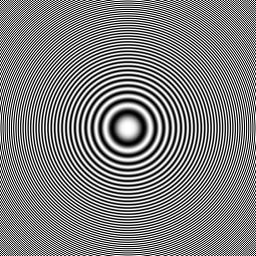
%> input picture Multifocus Image Fusion using DTCWT, Curvelet Transform and NSCT Transform/MATLAB Codes/NSCT current folder files/nsct toolbox/zoneplate.png, 256 x 256 px
$ octave Curvelet_Fusion_Multi_.m   (GNU Octave 9; MATLAB toolbox functions it lacks are replaced by stand-ins)
%> lines starting %> are read from the running program, lines starting %| are printed output that depends on the picture
### Multifocus Image Fusion using DTCWT, Curvelet Transform and NSCT Transform/MATLAB Codes/Curvelet current folder files/fdct_wrapping.m
function C = fdct_wrapping(x, is_real, finest, nbscales, nbangles_coarse)

% fdct_wrapping.m - Fast Discrete Curvelet Transform via wedge wrapping - Version 1.0
%
% Inputs
%   x           M-by-N matrix
%
% Optional Inputs
%   is_real     Type of the transform
%                   0: complex-valued curvelets
%                   1: real-valued curvelets
%               [default set to 0]
%   finest      Chooses one of two possibilities for the coefficients at the
%               finest level:
%                   1: curvelets
%                   2: wavelets
%               [default set to 2]
%   nbscales    number of scales including the coarsest wavelet level
%               [default set to ceil(log2(min(M,N)) - 3)]
%   nbangles_coarse
%               number of angles at the 2nd coarsest level, minimum 8,
%               must be a multiple of 4. [default set to 16]
%
% Outputs
%   C           Cell array of curvelet coefficients.
%               C{j}{l}(k1,k2) is the coefficient at
%                   - scale j: integer, from finest to coarsest scale,
%                   - angle l: integer, starts at the top-left corner and
%                   increases clockwise,
%                   - position k1,k2: both integers, size varies with j
%                   and l.
%               If is_real is 1, there are two types of curvelets,
%               'cosine' and 'sine'. For a given scale j, the 'cosine'
%               coefficients are stored in the first two quadrants (low
%               values of l), the 'sine' coefficients in the last two
%               quadrants (high values of l).
%
% See also ifdct_wrapping.m, fdct_wrapping_param.m
%
% By Laurent Demanet, 2004

X = fftshift(fft2(ifftshift(x)))/sqrt(prod(size(x)));
[N1,N2] = size(X);
if nargin < 2, is_real = 0; end;
if nargin < 3, finest = 2; end;
if nargin < 4, nbscales = ceil(log2(min(N1,N2)) - 3); end;
if nargin < 5, nbangles_coarse = 16; end;

% Initialization: data structure
nbangles = [1, nbangles_coarse .* 2.^(ceil((nbscales-(nbscales:-1:2))/2))];
if finest == 2, nbangles(nbscales) = 1; end;
C = cell(1,nbscales);
for j = 1:nbscales
    C{j} = cell(1,nbangles(j));
end;

% Loop: pyramidal scale decomposition
M1 = N1/3;
M2 = N2/3;
if finest == 1,

    % Initialization: smooth periodic extension of high frequencies
    bigN1 = 2*floor(2*M1)+1;
    bigN2 = 2*floor(2*M2)+1;
    equiv_index_1 = 1+mod(floor(N1/2)-floor(2*M1)+(1:bigN1)-1,N1);
    equiv_index_2 = 1+mod(floor(N2/2)-floor(2*M2)+(1:bigN2)-1,N2);
    X = X(equiv_index_1,equiv_index_2);
        % Invariant: equiv_index_1(floor(2*M1)+1) == (N1 + 2 - mod(N1,2))/2
        % is the center in frequency. Same for M2, N2.
    window_length_1 = floor(2*M1) - floor(M1) - 1 - (mod(N1,3)==0);
    window_length_2 = floor(2*M2) - floor(M2) - 1 - (mod(N2,3)==0);
        % Invariant: floor(M1) + floor(2*M1) == N1 - (mod(M1,3)~=0)
        % Same for M2, N2.
    coord_1 = 0:(1/window_length_1):1;
    coord_2 = 0:(1/window_length_2):1;
    [wl_1,wr_1] = fdct_wrapping_window(coord_1);
    [wl_2,wr_2] = fdct_wrapping_window(coord_2);
    lowpass_1 = [wl_1, ones(1,2*floor(M1)+1), wr_1];
    if mod(N1,3)==0, lowpass_1 = [0, lowpass_1, 0]; end;
    lowpass_2 = [wl_2, ones(1,2*floor(M2)+1), wr_2];
    if mod(N2,3)==0, lowpass_2 = [0, lowpass_2, 0]; end;
    lowpass = lowpass_1'*lowpass_2;
    Xlow = X .* lowpass;

    scales = nbscales:-1:2;

else

    M1 = M1/2;
    M2 = M2/2;
    window_length_1 = floor(2*M1) - floor(M1) - 1;
    window_length_2 = floor(2*M2) - floor(M2) - 1;
    coord_1 = 0:(1/window_length_1):1;
    coord_2 = 0:(1/window_length_2):1;
    [wl_1,wr_1] = fdct_wrapping_window(coord_1);
    [wl_2,wr_2] = fdct_wrapping_window(coord_2);
    lowpass_1 = [wl_1, ones(1,2*floor(M1)+1), wr_1];
    lowpass_2 = [wl_2, ones(1,2*floor(M2)+1), wr_2];
    lowpass = lowpass_1'*lowpass_2;
    hipass = sqrt(1 - lowpass.^2);
    Xlow_index_1 = ((-floor(2*M1)):floor(2*M1)) + ceil((N1+1)/2);
    Xlow_index_2 = ((-floor(2*M2)):floor(2*M2)) + ceil((N2+1)/2);
    Xlow = X(Xlow_index_1, Xlow_index_2) .* lowpass;
    Xhi = X;
    Xhi(Xlow_index_1, Xlow_index_2) = Xhi(Xlow_index_1, Xlow_index_2) .* hipass;
    C{nbscales}{1} = fftshift(ifft2(ifftshift(Xhi)))*sqrt(prod(size(Xhi)));
    if is_real, C{nbscales}{1} = real(C{nbscales}{1}); end;

    scales = (nbscales-1):-1:2;

end;
for j = scales,

    M1 = M1/2;
    M2 = M2/2;
    window_length_1 = floor(2*M1) - floor(M1) - 1;
    window_length_2 = floor(2*M2) - floor(M2) - 1;
    coord_1 = 0:(1/window_length_1):1;
    coord_2 = 0:(1/window_length_2):1;
    [wl_1,wr_1] = fdct_wrapping_window(coord_1);
    [wl_2,wr_2] = fdct_wrapping_window(coord_2);
    lowpass_1 = [wl_1, ones(1,2*floor(M1)+1), wr_1];
    lowpass_2 = [wl_2, ones(1,2*floor(M2)+1), wr_2];
    lowpass = lowpass_1'*lowpass_2;
    hipass = sqrt(1 - lowpass.^2);
    Xhi = Xlow;                 % size is 2*floor(4*M1)+1 - by - 2*floor(4*M2)+1
    Xlow_index_1 = ((-floor(2*M1)):floor(2*M1)) + floor(4*M1) + 1;
    Xlow_index_2 = ((-floor(2*M2)):floor(2*M2)) + floor(4*M2) + 1;
    Xlow = Xlow(Xlow_index_1, Xlow_index_2);
    Xhi(Xlow_index_1, Xlow_index_2) = Xlow .* hipass;
    Xlow = Xlow .* lowpass;     % size is 2*floor(2*M1)+1 - by - 2*floor(2*M2)+1

    % Loop: angular decomposition
    l = 0;
    nbquadrants = 2 + 2*(~is_real);
    nbangles_perquad = nbangles(j)/4;
    for quadrant = 1:nbquadrants
        M_horiz = M2 * (mod(quadrant,2)==1) + M1 * (mod(quadrant,2)==0);
        M_vert = M1 * (mod(quadrant,2)==1) + M2 * (mod(quadrant,2)==0);
        if mod(nbangles_perquad,2),
            wedge_ticks_left = round((0:(1/(2*nbangles_perquad)):.5)*2*floor(4*M_horiz) + 1);
            wedge_ticks_right = 2*floor(4*M_horiz) + 2 - wedge_ticks_left;
            wedge_ticks = [wedge_ticks_left, wedge_ticks_right(end:-1:1)];
        else
            wedge_ticks_left = round((0:(1/(2*nbangles_perquad)):.5)*2*floor(4*M_horiz) + 1);
            wedge_ticks_right = 2*floor(4*M_horiz) + 2 - wedge_ticks_left;
            wedge_ticks = [wedge_ticks_left, wedge_ticks_right((end-1):-1:1)];
        end;
        wedge_endpoints = wedge_ticks(2:2:(end-1));         % integers
        wedge_midpoints = (wedge_endpoints(1:(end-1)) + wedge_endpoints(2:end))/2;
                % integers or half-integers

        % Left corner wedge
        l = l+1;
        first_wedge_endpoint_vert = round(2*floor(4*M_vert)/(2*nbangles_perquad) + 1);
        length_corner_wedge = floor(4*M_vert) - floor(M_vert) + ceil(first_wedge_endpoint_vert/4);
        Y_corner = 1:length_corner_wedge;
        [XX,YY] = meshgrid(1:(2*floor(4*M_horiz)+1),Y_corner);
        width_wedge = wedge_endpoints(2) + wedge_endpoints(1) - 1;
        slope_wedge = (floor(4*M_horiz) + 1 - wedge_endpoints(1))/floor(4*M_vert);
        left_line = round(2 - wedge_endpoints(1) + slope_wedge*(Y_corner - 1));
                                                            % integers
        [wrapped_data, wrapped_XX, wrapped_YY] = deal(zeros(length_corner_wedge,width_wedge));
        first_row = floor(4*M_vert)+2-ceil((length_corner_wedge+1)/2)+...
            mod(length_corner_wedge+1,2)*(quadrant-2 == mod(quadrant-2,2));
        first_col = floor(4*M_horiz)+2-ceil((width_wedge+1)/2)+...
            mod(width_wedge+1,2)*(quadrant-3 == mod(quadrant-3,2));
                % Coordinates of the top-left corner of the wedge wrapped
                % around the origin. Some subtleties when the wedge is
                % even-sized because of the forthcoming 90 degrees rotation
        for row = Y_corner
            cols = left_line(row) + mod((0:(width_wedge-1))-(left_line(row)-first_col),width_wedge);
            admissible_cols = round(1/2*(cols+1+abs(cols-1)));
            new_row = 1 + mod(row - first_row, length_corner_wedge);
            wrapped_data(new_row,:) = Xhi(row,admissible_cols) .* (cols > 0);
            wrapped_XX(new_row,:) = XX(row,admissible_cols);
            wrapped_YY(new_row,:) = YY(row,admissible_cols);
        end;
        slope_wedge_right = (floor(4*M_horiz)+1 - wedge_midpoints(1))/floor(4*M_vert);
        mid_line_right = wedge_midpoints(1) + slope_wedge_right*(wrapped_YY - 1);
                % not integers in general
        coord_right = 1/2 + floor(4*M_vert)/(wedge_endpoints(2) - wedge_endpoints(1)) * ...
            (wrapped_XX - mid_line_right)./(floor(4*M_vert)+1 - wrapped_YY);
        C2 = 1/(1/(2*(floor(4*M_horiz))/(wedge_endpoints(1) - 1) - 1) + 1/(2*(floor(4*M_vert))/(first_wedge_endpoint_vert - 1) - 1));
        C1 = C2 / (2*(floor(4*M_vert))/(first_wedge_endpoint_vert - 1) - 1);
        wrapped_XX((wrapped_XX - 1)/floor(4*M_horiz) + (wrapped_YY-1)/floor(4*M_vert) == 2) = ...
            wrapped_XX((wrapped_XX - 1)/floor(4*M_horiz) + (wrapped_YY-1)/floor(4*M_vert) == 2) + 1;
        coord_corner = C1 + C2 * ((wrapped_XX - 1)/(floor(4*M_horiz)) - (wrapped_YY - 1)/(floor(4*M_vert))) ./ ...
            (2-((wrapped_XX - 1)/(floor(4*M_horiz)) + (wrapped_YY - 1)/(floor(4*M_vert))));
        wl_left = fdct_wrapping_window(coord_corner);
        [wl_right,wr_right] = fdct_wrapping_window(coord_right);
        wrapped_data = wrapped_data .* (wl_left .* wr_right);

        switch is_real
            case 0
                wrapped_data = rot90(wrapped_data,-(quadrant-1));
                C{j}{l} = fftshift(ifft2(ifftshift(wrapped_data)))*sqrt(prod(size(wrapped_data)));
            case 1
                wrapped_data = rot90(wrapped_data,-(quadrant-1));
                x = fftshift(ifft2(ifftshift(wrapped_data)))*sqrt(prod(size(wrapped_data)));
                C{j}{l} = sqrt(2)*real(x);
                C{j}{l+nbangles(j)/2} = sqrt(2)*imag(x);
        end;

        % Regular wedges
        length_wedge = floor(4*M_vert) - floor(M_vert);
        Y = 1:length_wedge;
        first_row = floor(4*M_vert)+2-ceil((length_wedge+1)/2)+...
            mod(length_wedge+1,2)*(quadrant-2 == mod(quadrant-2,2));
        for subl = 2:(nbangles_perquad-1);
            l = l+1;
            width_wedge = wedge_endpoints(subl+1) - wedge_endpoints(subl-1) + 1;
            slope_wedge = ((floor(4*M_horiz)+1) - wedge_endpoints(subl))/floor(4*M_vert);
            left_line = round(wedge_endpoints(subl-1) + slope_wedge*(Y - 1));
            [wrapped_data, wrapped_XX, wrapped_YY] = deal(zeros(length_wedge,width_wedge));
            first_col = floor(4*M_horiz)+2-ceil((width_wedge+1)/2)+...
                mod(width_wedge+1,2)*(quadrant-3 == mod(quadrant-3,2));
            for row = Y
                cols = left_line(row) + mod((0:(width_wedge-1))-(left_line(row)-first_col),width_wedge);
                new_row = 1 + mod(row - first_row, length_wedge);
                wrapped_data(new_row,:) = Xhi(row,cols);
                wrapped_XX(new_row,:) = XX(row,cols);
                wrapped_YY(new_row,:) = YY(row,cols);
            end;
            slope_wedge_left = ((floor(4*M_horiz)+1) - wedge_midpoints(subl-1))/floor(4*M_vert);
            mid_line_left = wedge_midpoints(subl-1) + slope_wedge_left*(wrapped_YY - 1);
            coord_left = 1/2 + floor(4*M_vert)/(wedge_endpoints(subl) - wedge_endpoints(subl-1)) * ...
                (wrapped_XX - mid_line_left)./(floor(4*M_vert)+1 - wrapped_YY);
            slope_wedge_right = ((floor(4*M_horiz)+1) - wedge_midpoints(subl))/floor(4*M_vert);
            mid_line_right = wedge_midpoints(subl) + slope_wedge_right*(wrapped_YY - 1);
            coord_right = 1/2 + floor(4*M_vert)/(wedge_endpoints(subl+1) - wedge_endpoints(subl)) * ...
                (wrapped_XX - mid_line_right)./(floor(4*M_vert)+1 - wrapped_YY);
            wl_left = fdct_wrapping_window(coord_left);
            [wl_right,wr_right] = fdct_wrapping_window(coord_right);
            wrapped_data = wrapped_data .* (wl_left .* wr_right);
            switch is_real
                case 0
                    wrapped_data = rot90(wrapped_data,-(quadrant-1));
                    C{j}{l} = fftshift(ifft2(ifftshift(wrapped_data)))*sqrt(prod(size(wrapped_data)));
                case 1
                    wrapped_data = rot90(wrapped_data,-(quadrant-1));
                    x = fftshift(ifft2(ifftshift(wrapped_data)))*sqrt(prod(size(wrapped_data)));
                    C{j}{l} = sqrt(2)*real(x);
                    C{j}{l+nbangles(j)/2} = sqrt(2)*imag(x);
            end;
        end;

        % Right corner wedge
        l = l+1;
        width_wedge = 4*floor(4*M_horiz) + 3 - wedge_endpoints(end) - wedge_endpoints(end-1);
        slope_wedge = ((floor(4*M_horiz)+1) - wedge_endpoints(end))/floor(4*M_vert);
        left_line = round(wedge_endpoints(end-1) + slope_wedge*(Y_corner - 1));
        [wrapped_data, wrapped_XX, wrapped_YY] = deal(zeros(length_corner_wedge,width_wedge));
        first_row = floor(4*M_vert)+2-ceil((length_corner_wedge+1)/2)+...
            mod(length_corner_wedge+1,2)*(quadrant-2 == mod(quadrant-2,2));
        first_col = floor(4*M_horiz)+2-ceil((width_wedge+1)/2)+...
            mod(width_wedge+1,2)*(quadrant-3 == mod(quadrant-3,2));
        for row = Y_corner
            cols = left_line(row) + mod((0:(width_wedge-1))-(left_line(row)-first_col),width_wedge);
            admissible_cols = round(1/2*(cols+2*floor(4*M_horiz)+1-abs(cols-(2*floor(4*M_horiz)+1))));
            new_row = 1 + mod(row - first_row, length_corner_wedge);
            wrapped_data(new_row,:) = Xhi(row,admissible_cols) .* (cols <= (2*floor(4*M_horiz)+1));
            wrapped_XX(new_row,:) = XX(row,admissible_cols);
            wrapped_YY(new_row,:) = YY(row,admissible_cols);
        end;
        slope_wedge_left = ((floor(4*M_horiz)+1) - wedge_midpoints(end))/floor(4*M_vert);
        mid_line_left = wedge_midpoints(end) + slope_wedge_left*(wrapped_YY - 1);
        coord_left = 1/2 + floor(4*M_vert)/(wedge_endpoints(end) - wedge_endpoints(end-1)) * ...
            (wrapped_XX - mid_line_left)./(floor(4*M_vert) + 1 - wrapped_YY);
        C2 = -1/(2*(floor(4*M_horiz))/(wedge_endpoints(end) - 1) - 1 + 1/(2*(floor(4*M_vert))/(first_wedge_endpoint_vert - 1) - 1));
        C1 = -C2 * (2*(floor(4*M_horiz))/(wedge_endpoints(end) - 1) - 1);
        wrapped_XX((wrapped_XX - 1)/floor(4*M_horiz) == (wrapped_YY - 1)/floor(4*M_vert)) = ...
            wrapped_XX((wrapped_XX - 1)/floor(4*M_horiz) == (wrapped_YY - 1)/floor(4*M_vert)) - 1;
        coord_corner = C1 + C2 * (2-((wrapped_XX - 1)/(floor(4*M_horiz)) + (wrapped_YY - 1)/(floor(4*M_vert)))) ./ ...
            ((wrapped_XX - 1)/(floor(4*M_horiz)) - (wrapped_YY - 1)/(floor(4*M_vert)));
        wl_left = fdct_wrapping_window(coord_left);
        [wl_right,wr_right] = fdct_wrapping_window(coord_corner);

        wrapped_data = wrapped_data .* (wl_left .* wr_right);
        switch is_real
            case 0
                wrapped_data = rot90(wrapped_data,-(quadrant-1));
                C{j}{l} = fftshift(ifft2(ifftshift(wrapped_data)))*sqrt(prod(size(wrapped_data)));
            case 1
                wrapped_data = rot90(wrapped_data,-(quadrant-1));
                x = fftshift(ifft2(ifftshift(wrapped_data)))*sqrt(prod(size(wrapped_data)));
                C{j}{l} = sqrt(2)*real(x);
                C{j}{l+nbangles(j)/2} = sqrt(2)*imag(x);
        end;

        if quadrant < nbquadrants, Xhi = rot90(Xhi); end;
    end;
end;

% Coarsest wavelet level
C{1}{1} = fftshift(ifft2(ifftshift(Xlow)))*sqrt(prod(size(Xlow)));
if is_real == 1,
    C{1}{1} = real(C{1}{1});
end;

### Multifocus Image Fusion using DTCWT, Curvelet Transform and NSCT Transform/MATLAB Codes/Curvelet current folder files/fdct_wrapping_window.m
function [wl,wr] = fdct_wrapping_window(x)

% fdct_wrapping_window.m - Creates the two halves of a C^inf compactly supported window
%
% Inputs
%   x       vector or matrix of abscissae, the relevant ones from 0 to 1
%
% Outputs
%   wl,wr   vector or matrix containing samples of the left, resp. right
%           half of the window
%
% Used at least in fdct_wrapping.m and ifdct_wrapping.m
%
% By Laurent Demanet, 2004

wr = zeros(size(x));
wl = zeros(size(x));
x(abs(x) < 2^-52) = 0;
wr((x > 0) & (x < 1)) = exp(1-1./(1-exp(1-1./x((x > 0) & (x < 1)))));
wr(x <= 0) = 1;
wl((x > 0) & (x < 1)) = exp(1-1./(1-exp(1-1./(1-x((x > 0) & (x < 1))))));
wl(x >= 1) = 1;
normalization = sqrt(wl.^2 + wr.^2);
wr = wr ./ normalization;
wl = wl ./ normalization;

### Multifocus Image Fusion using DTCWT, Curvelet Transform and NSCT Transform/MATLAB Codes/Curvelet_Fusion_Multi_.m
% This is a program for Multifocus Image Fusion using Curvelet Transform.
% Input is .jpg, .png, .tif which is a multifocused image.
% Two inputs should be given.
% Output is a fused image of multifocused input images.
% Tulasi Bharathi, JNTUK, 2019.


clear all;
close all;
home;
%READ INPUT1 IMAGE:
[file path]=uigetfile('*.jpg;*.png;*.tif');
%> the answer given: NSCT current folder files/nsct toolbox/zoneplate.png
im1=imread([path file]);
%> im1 is the input picture: size 256x256 uint8; min 0, max 255, mean 127.5
im1=imresize(im1,[256 256]);I1=double(im1);
figure,imshow(uint8(I1),[]),title('input1');
%READ INPUT2 IMAGE:
[file1 path1]=uigetfile('*.jpg;*.png;*.tif');
%> the answer given: NSCT current folder files/nsct toolbox/zoneplate.png
im2=imread([path1 file1]);
im2=imresize(im2,[256 256]);I2=double(im2);
figure,imshow(uint8(I2),[]),title('input2');
I1=I1(:,:,1);
I2=I2(:,:,1);
%I1 = I1+6*randn(size(im1));
%I2 = I2+8*randn(size(im2));

%FDCT WRAPPING:
C1 = fdct_wrapping (I1, 1, 2);
%> after the loop in fdct_wrapping, `for j = scales,`: wedge_ticks = [1 6 12 17 22 27 32 38 43]; wedge_ticks_left = [1 6 12 17 22]; wedge_ticks_right = [43 38 32 27 22]
%> C1 = 5 items
C2 = fdct_wrapping (I2, 1, 2);
%> C2 = 5 items
%C {1}{1} =(C1{1}{1} +C2{1}{1})/2;
I=C1{1}{1}.*(C1{1}{1}<=C2{1}{1})+C2{1}{1}.*(C2{1}{1}<C1{1}{1});
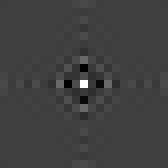
%> I: size 21x21 double (shown 8 times larger); min 1271.8, max 2386.1, mean 1554.8; drawn with min black and max white
C {1}{1}=I+C1{1}{1}-I+C2{1}{1}-I;
block=2;
for i=1:length(C1)
for j=1:length(C1{i})
b_im1=C1{i}{j};
b_im2=C2{i}{j};
rr=ceil(size(b_im1,1)/block)*block-size(b_im1,1);
b_im1=wextend('ar','zpd',b_im1,ceil(size(b_im1,1)/block)*block-size(b_im1,1),'l');
ll=ceil(size(b_im1,2)/block)*block-size(b_im1,2);
b_im1=wextend('ac','zpd',b_im1,ceil(size(b_im1,2)/block)*block-size(b_im1,2),'l');
b_im2=wextend('ar','zpd',b_im2,ceil(size(b_im2,1)/block)*block-size(b_im2,1),'l');
b_im2=wextend('ac','zpd',b_im2,ceil(size(b_im2,2)/block)*block-size(b_im2,2),'l');
b_f_im=b_im1;
for m=1:size(b_im1,1)/block
for n=1:size(b_im1,2)/block
a_b=b_im1(((m-1)*block+1):m*block,((n-1)*block+1):n*block);
b_b=b_im2(((m-1)*block+1):m*block,((n-1)*block+1):n*block);
if mean2(a_b.^2)>mean2(b_b.^2)
b_f_im(((m-1)*block+1):m*block,((n-1)*block+1):n*block)=a_b;
else
b_f_im(((m-1)*block+1):m*block,((n-1)*block+1):n*block)=b_b;
end
end
end

C{i}{j}=b_f_im(rr+1:end,ll+1:end);
end
end
%> this loop made 5 passes
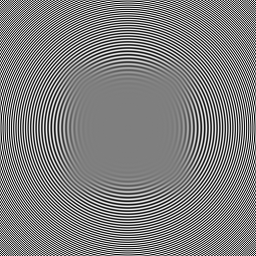
%> b_f_im: size 256x256 double; min -146.9, max 147, mean 0; drawn with min black and max white
%> after the loop, C = 5 items
%> (the run ends here)
